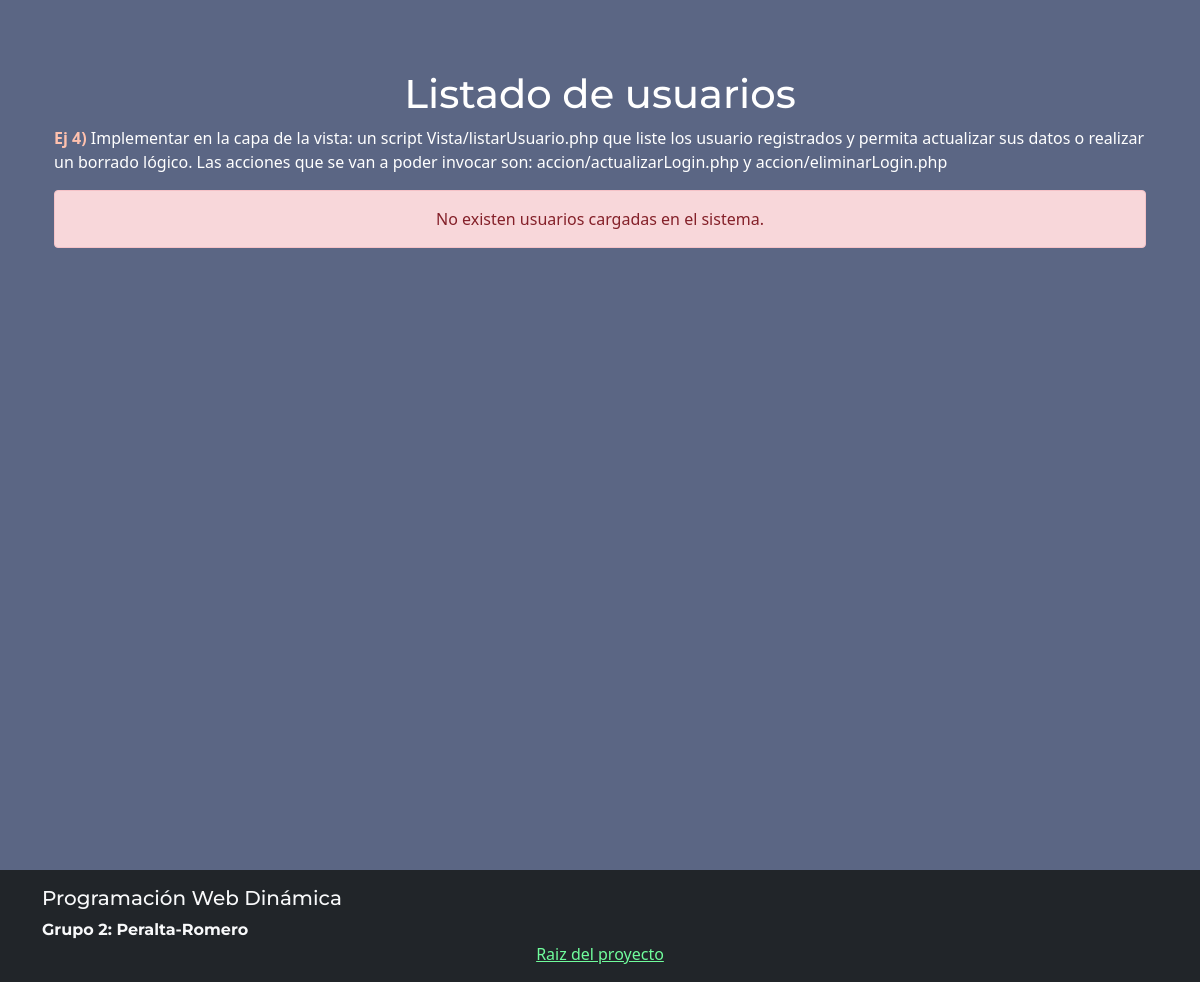
Before: /Vista/listarUsuario.php with the older database file.
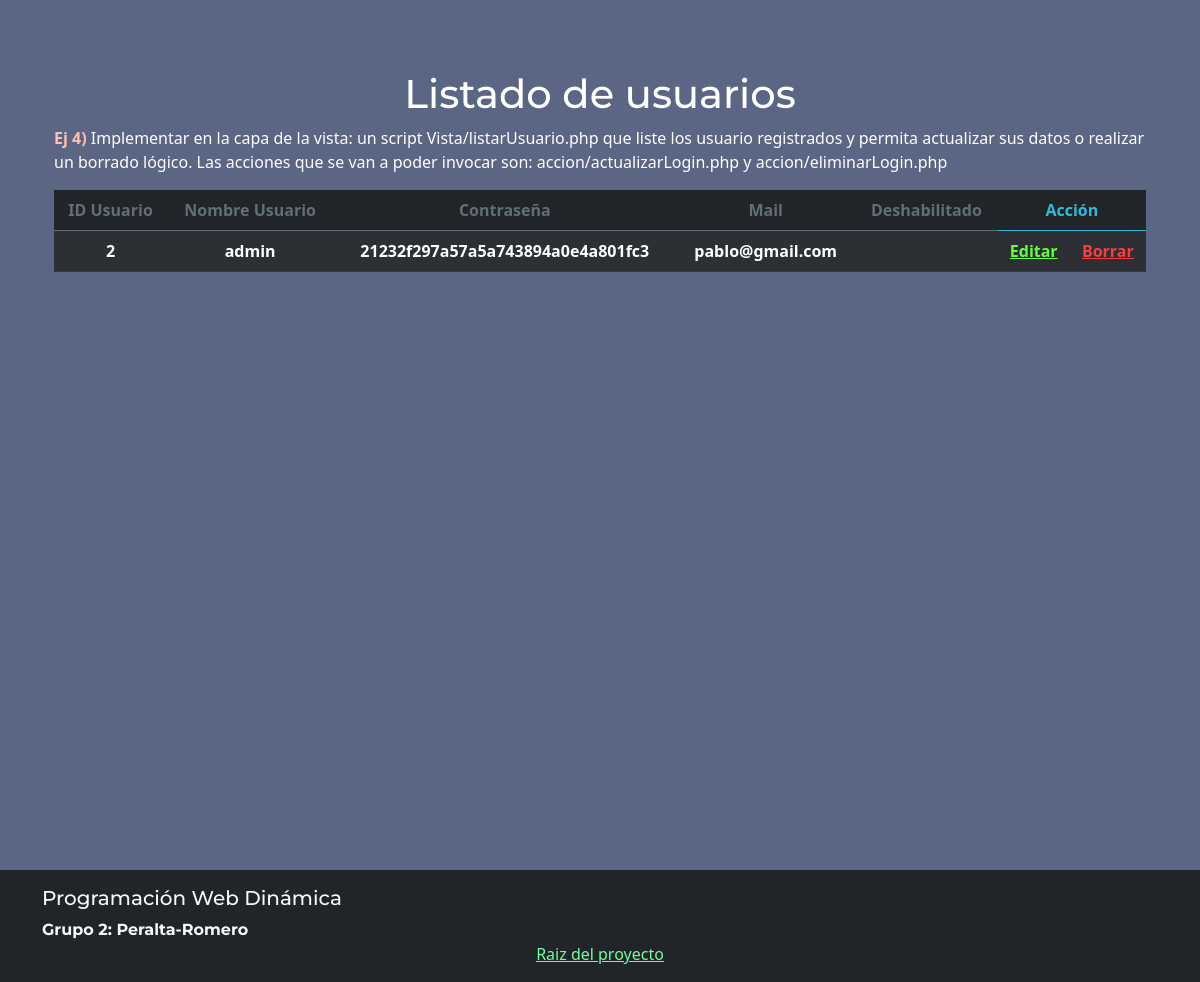
After: the same page with the newer database file.
### tables this page shows
CREATE TABLE `usuario` (
  `idusuario` bigint(20) NOT NULL,
  `usnombre` varchar(50) NOT NULL,
  `uspass` varchar(50) NOT NULL,
  `usmail` varchar(50) NOT NULL,
  `usdeshabilitado` timestamp NULL DEFAULT NULL
);

### util/funciones.php (called while the page is built, shortened)
<?php
spl_autoload_register(function ($class_name){
        $directorys = array(
            $GLOBALS['ROOT'].'Modelo/',
            $GLOBALS['ROOT'].'Modelo/conector/',
            $GLOBALS['ROOT'].'Control/',
        );
});
?>

### Modelo/Usuario.php (called while the page is built, shortened)
<?php
class Usuario
{
    private $idusuario;
    private $usnombre;
    private $uspass;
    private $usmail;
    public function __construct()
    {
        $this->idusuario = "";
        $this->usnombre = "";
        $this->uspass = "";
        $this->usmail = "";
    }
    public function getIdUsuario()
    {
        return $this->idusuario;
    }
    public function getUsNombre()
    {
        return $this->usnombre;
    }
    public function getUsPass()
    {
        return $this->uspass;
    }
    public function getUsMail()
    {
        return $this->usmail;
    }
    public function setIdUsuario($valor)
    {
        $this->idusuario = $valor;
    }
    public function setUsNombre($valor)
    {
        $this->usnombre = $valor;
    }
    public function setUsPass($valor)
    {
        $this->uspass = $valor;
    }
    public function setUsMail($valor)
    {
        $this->usmail = $valor;
    }
    public static function listar($parametro = "")
    {
        $arreglo = array();
        $base = new BaseDatos();
        $sql = "SELECT * FROM usuario ";
        if ($parametro != "") {
            $sql .= 'WHERE ' . $parametro;
        }
        $res = $base->Ejecutar($sql);
        if ($res > -1) {
            if ($res > 0) {
                while ($row = $base->Registro()) {
                    $obj = new Usuario();
                    $obj->setear($row['idusuario'], $row['usnombre'], $row['uspass'], $row['usmail'], $row['usdeshabilitado']);
                    array_push($arreglo, $obj);
                }
            }
        } else {
            $this->setMensajeOperacion("Usuario->listar: ".$base->getError());
        }
        return $arreglo;
    }
}

### Modelo/conector/BaseDatos.php (called while the page is built, shortened)
<?php
class BaseDatos extends PDO {
  	private $indice;
  	private $resultado;
    public function __construct(){
        $this->indice =0;
    }
    public function setSQL($e){
        return "\n".$this->sql = $e;
    }
    public function Ejecutar($sql){
        if ( stristr($sql,"select")){
            $resp =  $this->EjecutarSelect($sql);
        }
        return $resp;
   }
   private function EjecutarSelect($sql){
       $cant = -1;
       $resultado=parent::query($sql);
       if(!$resultado){
           $this->analizarDebug();
       }else {
          $arregloResult = $resultado->fetchAll();
          $cant = count($arregloResult);
       }
       return $cant;
   }
   public function Registro() {
       $filaActual = false;
       $indiceActual = $this->getIndice();
       if ($indiceActual>=0) {
           $filas = $this->getResultado();
           if($indiceActual<count($filas)){
               $filaActual =  $filas[$indiceActual];
           }else {
               $this->setIndice(-1);
           }
       }
       return $filaActual;
   }
   private function setIndice ($valor){
       $this->indice = $valor;
   }
   private function getIndice (){
       return $this->indice;
   }
   private function setResultado($valor){
       $this->resultado = $valor;
   }
   private function getResultado(){
      return $this->resultado;
   }
}

### Control/AbmUsuario.php (called while the page is built, shortened)
<?php
class AbmUsuario
{
    public function buscar($param)
    {
        $where = " true ";
        $arreglo = Usuario::listar($where);
        return $arreglo;
    }
}

### Vista/listarUsuario.php (the view, shortened to what this page needs)
<?php
$titulo="Listado de usuarios";
$estructuraAMostrar = "desdeVista";
include_once ("estructura/cabecera.php");
$objAbmUsuario = new AbmUsuario();
$listaUsuario = $objAbmUsuario->buscar(null);
?>
<div style="margin-bottom: 20%" class="container-fluid">
<h1 class="text-center font-montserrat"><?php echo $titulo ?></h1>
<p><span class="incisoEj negrita">Ej 4) </span>Implementar en la capa de la vista: un script Vista/listarUsuario.php que liste los usuario registrados y permita actualizar sus datos o
realizar un borrado lógico. Las acciones que se van a poder invocar son:
accion/actualizarLogin.php y accion/eliminarLogin.php</p>
<?php
 if(count($listaUsuario)>0){
     echo '<div class="table-responsive">';
     echo '<table class="table table-striped table-dark text-center">';
     echo '<thead>';
     echo '<tr style="color: #626f74;">';
     echo '<th scope="col">ID Usuario</th>';
     echo '<th scope="col">Nombre Usuario</th>';
     echo '<th scope="col">Contraseña</th>';
     echo '<th scope="col">Mail</th>';
     echo '<th scope="col">Deshabilitado</th>';
     echo '<th colspan="2" scope="col" style="color: #31bad9;">Acción</th>';
     echo '</tr>';
     echo '</thead>';
     echo '<tbody>';
    foreach ($listaUsuario as $objUsuario) {
        echo '<tr>';
        echo '<th scope="row">'.$objUsuario->getIdUsuario().'</th>';
        echo '<th scope="row">'.$objUsuario->getUsNombre().'</th>';
        echo '<th scope="row">'.$objUsuario->getUsPass().'</th>';
        echo '<th scope="row">'.$objUsuario->getUsMail().'</th>';
        echo '<th scope="row">'.$objUsuario->getUsDeshabilitado().'</th>';
        echo '<th scope="row" style="background-color:#000;"><a href="#?idusuario='.$objUsuario->getIdUsuario().'" style="color:#63ff3c;">Editar</a></th>';
        echo '<th scope="row"><a href="#?idusuario='.$objUsuario->getIdUsuario().'" style="color:#ff3c3c;">Borrar</a></th>';
        echo '</tr>';
	}
    echo '</tbody>';
    echo '</table>';
    echo '</div>';
}else{
    echo '<div class="alert alert-danger text-center" role="alert">No existen usuarios cargadas en el sistema.</div>';
}
?>
</div>
<?php
include_once "estructura/pie.php";
?>

### Vista/estructura/cabecera.php (shortened to what this page needs)
<!DOCTYPE html>
<html lang="es">
<head>
<?php
if ($estructuraAMostrar == "desdeVista" || $estructuraAMostrar == "vistaSegura") {
    echo "<link rel='stylesheet' href='css/bootstrap/bootstrap.css'>";
    echo "<link rel='stylesheet' href='css/bootstrap/bootstrap.min.css'>";
    echo "<link rel='stylesheet' href='css/gral.css'>";
}
?>
</head>
<body>
<main class="container mh-100" style="min-height: 100vh;">

### Vista/estructura/pie.php (shortened to what this page needs)
</main>
    <footer class="footer mt-auto py-3 bg-dark">
        <div class="container font-montserrat">
            <h5 class="text-light">Programación Web Dinámica</h5>
            <strong class="text-light">Grupo 2: Peralta-Romero</strong>
        </div>
        <div class="container text-center">
            <?php
            if ($estructuraAMostrar == "desdeVista" || $estructuraAMostrar == "vistaSegura") {
                echo '<a href="../../index.html" style="color: #70fd9c;">Raiz del proyecto</a>';
            }
            ?>
        </div>
    </footer>
</body>
</html>

### Vista/css/gral.css (style rules this page uses)
body { background-color: #23315abd; color: #fff; }
main.container { margin-top: 70px; }
.font-montserrat { font-family: 'Montserrat', sans-serif; }
.incisoEj { color: #ffc1ae; }
.negrita { font-weight: bold; }

Changed rows visible on the page:
added usuario: idusuario "2", usnombre "admin", uspass "21232f297a57a5a743894a0e4a801fc3", usmail "pablo@gmail.com"
Other visible differences:
text no longer shown: "No existen usuarios cargadas en el sistema."
text now shown: "ID Usuario Nombre Usuario Contraseña Mail Deshabilitado Acción"
